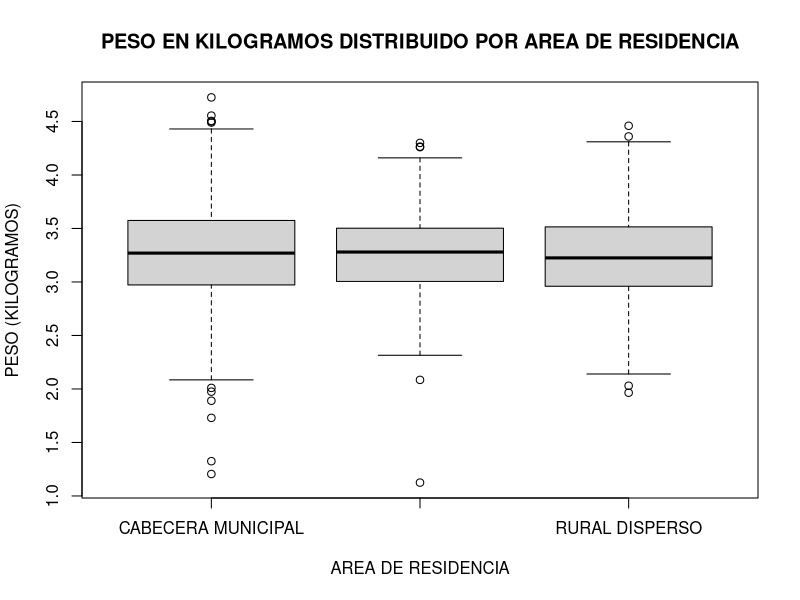
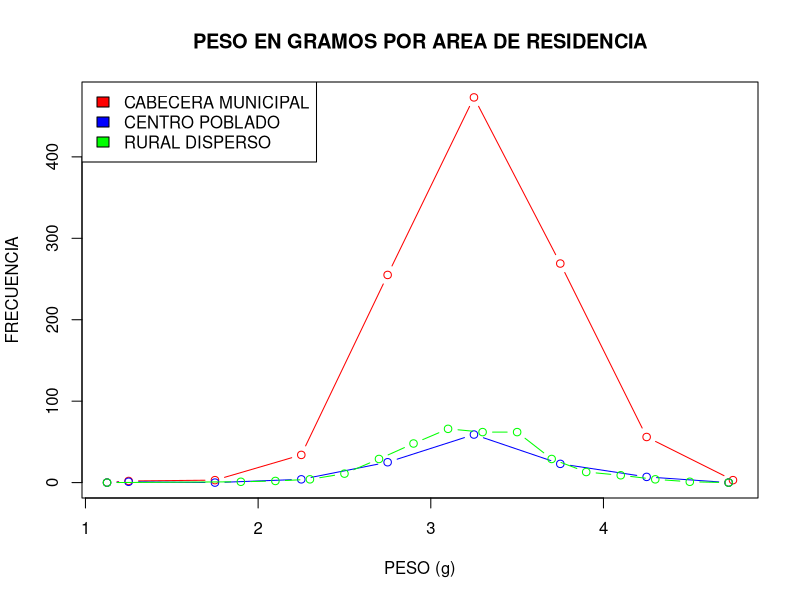
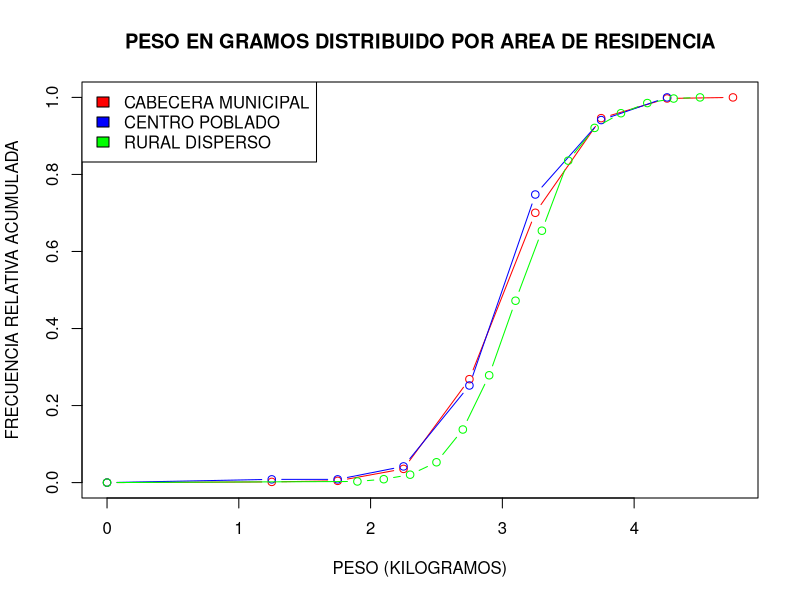
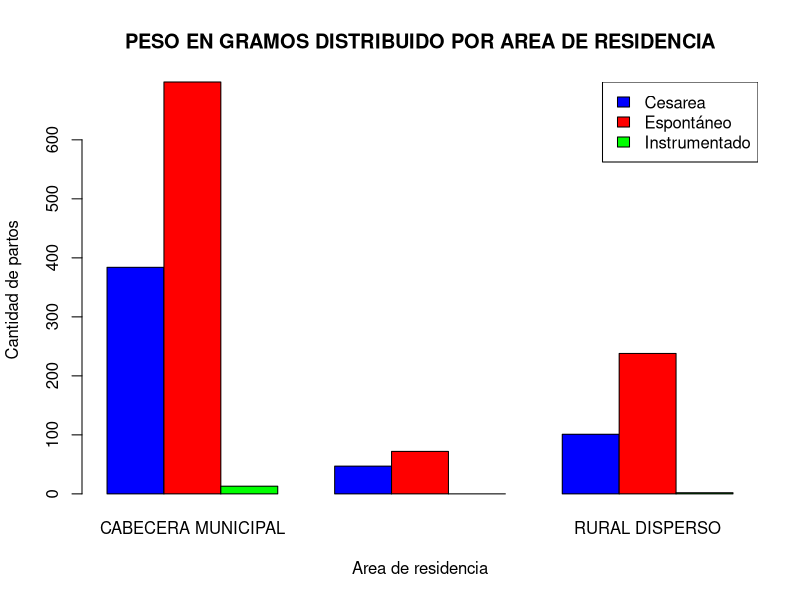
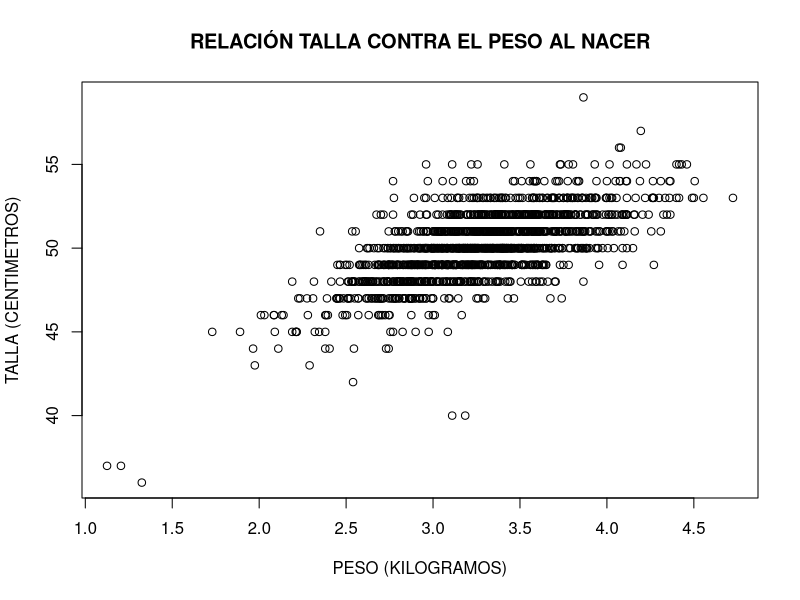

These figures' R source, in order:
library(readxl)
Base_Datos <- read.csv("Base de Datos/Datos.csv")
Base_Datos <- subset(Base_Datos, PESO..Gramos. < 575) # Se hace limpieza de datos.


# Variables punto 1.
PESO <- gsub(",", ".", Base_Datos$PESO..Gramos.)
PESO <- as.numeric(PESO)

# Gráfico 1.
boxplot(PESO ~ Base_Datos$AREA.RESIDENCIA,
        main = "PESO EN KILOGRAMOS DISTRIBUIDO POR AREA DE RESIDENCIA",
        xlab = "AREA DE RESIDENCIA",
        ylab = "PESO (KILOGRAMOS)")

# Gráfico 2.
PESO_C <- subset(Base_Datos, AREA.RESIDENCIA == "CABECERA MUNICIPAL")$PESO..Gramos.
PESO_C <- gsub(",", ".", PESO_C)
PESO_C <- as.numeric(PESO_C)

His_C <- hist(PESO_C, plot = FALSE)

print(His_C)

PESO_CP <- subset(Base_Datos, AREA.RESIDENCIA == "CENTRO POBLADO (INSPECCIÓN, CORREGIMIENTO O CASERÍO)")$PESO..Gramos.
PESO_CP <- gsub(",", ".", PESO_CP)
PESO_CP <- as.numeric(PESO_CP)

His_CP <- hist(PESO_CP, plot = FALSE)

PESO_R <- subset(Base_Datos, AREA.RESIDENCIA == "RURAL DISPERSO")$PESO..Gramos.
PESO_R <- gsub(",", ".", PESO_R)
PESO_R <- as.numeric(PESO_R)

His_R <- hist(PESO_R, plot = FALSE)

plot(c(min(PESO), His_C$mids, max(PESO)), c(0, His_C$counts, 0), type = "b", col = "red", main = "PESO EN GRAMOS POR AREA DE RESIDENCIA", xlab = "PESO (g)", ylab = "FRECUENCIA")

lines(c(min(PESO), His_CP$mids, max(PESO)), c(0, His_CP$counts, 0), type = "b", col = "blue")

lines(c(min(PESO), His_R$mids, max(PESO)), c(0, His_R$counts, 0), type = "b", col = "green")

legend("topleft", legend = c("CABECERA MUNICIPAL", "CENTRO POBLADO", "RURAL DISPERSO"), 
       fill = c("red", "blue", "green"))

# Gráfico 3.
plot(c(0, His_C$mids),
     c(0, cumsum(His_C$counts)/sum(His_C$counts)),
     type = "b",
     col = "red",
     main = "PESO EN GRAMOS DISTRIBUIDO POR AREA DE RESIDENCIA",
     xlab = "PESO (KILOGRAMOS)",
     ylab = "FRECUENCIA RELATIVA ACUMULADA")

lines(c(0, His_CP$mids),
      c(0, cumsum(His_CP$counts)/sum(His_CP$counts)),
      type = "b",
      col = "blue")

lines(c(0, His_R$mids),
      c(0, cumsum(His_R$counts)/sum(His_R$counts)),
      type = "b",
      col = "green")
legend("topleft", legend = c("CABECERA MUNICIPAL", "CENTRO POBLADO", "RURAL DISPERSO"), 
       fill = c("red", "blue", "green"))

# Variables punto 2.
#print(Base_Datos$SITIO.NACIMIENTO)
#print(Base_Datos$AREA.RESIDENCIA)

tabla <- table(Base_Datos$TIPO.PARTO, Base_Datos$AREA.RESIDENCIA)

tabla

barplot(tabla, #prop.table(tabla),
        beside = TRUE,
        col = c("blue","red", 'green'),
        main = "PESO EN GRAMOS DISTRIBUIDO POR AREA DE RESIDENCIA",
        xlab = "Area de residencia",
        ylab = "Cantidad de partos")
legend("topright", legend = c("Cesarea", "Espontáneo", "Instrumentado"), 
       fill = c("blue","red", 'green'))
        #ylim= c(0,30))


#Variables punto 3.
#print(Base_Datos$PESO..Gramos.)
#print(Base_Datos$TALLA..Centímetros.)

TALLA <- gsub(",", ".", Base_Datos$TALLA..Centímetros.)
TALLA <- as.numeric(TALLA)

plot(PESO, TALLA, 
     main = "RELACIÓN TALLA CONTRA EL PESO AL NACER",
     xlab = 'PESO (KILOGRAMOS)',
     ylab = 'TALLA (CENTIMETROS)')

print(cor(PESO, TALLA))
